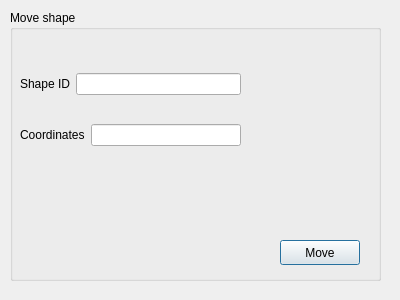
<?xml version="1.0" encoding="UTF-8"?>
<ui version="4.0">
 <class>MoveDialog</class>
 <widget class="QDialog" name="MoveDialog">
  <property name="geometry">
   <rect>
    <x>0</x>
    <y>0</y>
    <width>400</width>
    <height>300</height>
   </rect>
  </property>
  <property name="windowTitle">
   <string>Dialog</string>
  </property>
  <widget class="QGroupBox" name="groupBox">
   <property name="geometry">
    <rect>
     <x>10</x>
     <y>10</y>
     <width>371</width>
     <height>271</height>
    </rect>
   </property>
   <property name="title">
    <string>Move shape</string>
   </property>
   <widget class="QPushButton" name="pushButton_move">
    <property name="geometry">
     <rect>
      <x>270</x>
      <y>230</y>
      <width>80</width>
      <height>25</height>
     </rect>
    </property>
    <property name="text">
     <string>Move</string>
    </property>
   </widget>
   <widget class="QWidget" name="">
    <property name="geometry">
     <rect>
      <x>10</x>
      <y>40</y>
      <width>221</width>
      <height>121</height>
     </rect>
    </property>
    <layout class="QVBoxLayout" name="verticalLayout">
     <item>
      <layout class="QHBoxLayout" name="horizontalLayout_2">
       <item>
        <widget class="QLabel" name="label">
         <property name="text">
          <string>Shape ID</string>
         </property>
        </widget>
       </item>
       <item>
        <widget class="QLineEdit" name="lineEdit_shapeId"/>
       </item>
      </layout>
     </item>
     <item>
      <layout class="QHBoxLayout" name="horizontalLayout">
       <item>
        <widget class="QLabel" name="label_2">
         <property name="text">
          <string>Coordinates</string>
         </property>
        </widget>
       </item>
       <item>
        <widget class="QLineEdit" name="lineEdit_coordinates"/>
       </item>
      </layout>
     </item>
    </layout>
   </widget>
  </widget>
 </widget>
 <resources/>
 <connections/>
</ui>
